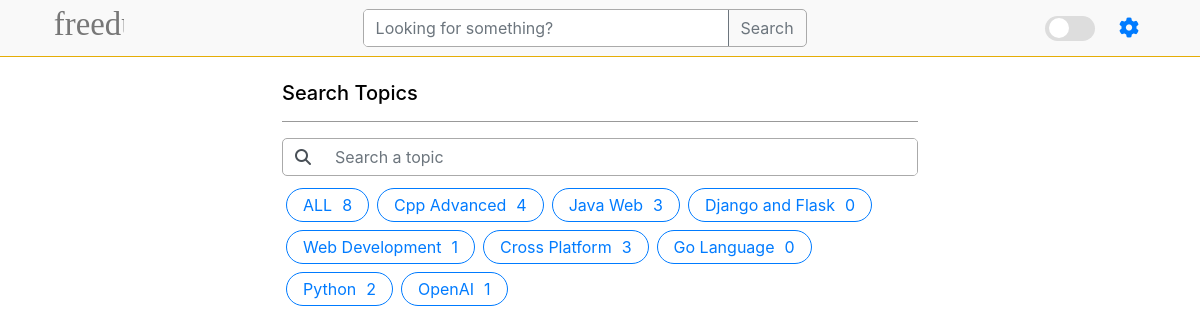
Page /topics/ on the committed database.
### base/models.py (models this page shows, shortened)
class Topic(models.Model):
    name = models.CharField(max_length=200)

### base/views.py (the view)
# urls.py: path('topics/', views.topicsPage, name='topics'),
def topicsPage(request):
    q = request.GET.get('q') if request.GET.get('q') != None else ''
    topics = Topic.objects.filter(name__icontains=q)
    return render(request, 'base/topics.html', {'topics': topics})

### base/templates/base/topics.html (shortened to what this page needs)
{% extends "main.html" %} {% block content %} {% load static %}
<div class="container my-4">
    <div class="container inner-container">
        <h5 class="my-2">Search Topics</h5>
        <hr style="background-color: var(--search-border);">
        <form
            action=""
            method="GET"
            class="d-flex m-0 mb-2"
            role="search"
            style="width: 100%"
        >
            <div
                class="input-group"
                style="
                    border: solid 1px var(--search-border);
                    border-radius: 5px;
                "
            >
                <button
                    class="input-group-text border-0"
                    id="basic-addon1" type="submit"
                    style="background-color: transparent"
                >
                    <i class="fa fa-search" aria-hidden="true"></i
                ></button>
                <input
                    class="form-control my-0"
                    type="search"
                    name="q"
                    placeholder="Search a topic"
                    aria-label="Search"
                    style="
                        background-color: var(--search-color);
                        border-width: 0px;
                        color: var(--text-color);
                    "
                    aria-describedby="button-addon2"
                />
            </div>
        </form>
        <div class="container d-flex flex-wrap p-0 m-0">
            <a
                class="d-flex btn btn-outline-primary px-3 py-1 m-1"
                style="gap: 10px; width: fit-content; border-radius: 20px"
                href="{% url "topics" %}"
            >
                ALL
                <span>{{topics.count}}</span>
            </a>
            {% for topic in topics %}
                <a
                    class="d-flex btn btn-outline-primary px-3 py-1 m-1"
                    style="gap: 10px; border-radius: 20px; width: fit-content"
                    href="{% url "home" %}?q={{topic.name}}"
                >
                {{topic.name}}
                <span>{{topic.room_set.all.count}}</span>
            </a>
            {% endfor %}
        </div>
    </div>
</div>
{% endblock content %}

### static/css/main.css (style rules this page uses)
html { scroll-behavior: smooth;scrollbar-width: none !important; }
body { background-color: white !important; }

### templates/main.html (style rules this page uses)
:root { --bg-color: #ffffff; --text-color: #000000; --toggle-bg: #ddd; --toggle-circle: #fff; --card-color: #fff; --card-border-color: #ddd; --nav-bar: #f9f9f9; --search-color: #fff; --search-border: #aaa; --feed-description: #444; --comment-box: #fff; --comment-box-text: #444; --tag-color: #ffd7b5; }
body { background-color: var(--bg-color); color: var(--text-color); transition: background-color 0.3s, color 0.3s; }

### base/templates/base/topics.html (style rules this page uses)
.inner-container { width: 100%; }
@media screen and (min-width: 768px) { .inner-container { width: 60%; } }

### rows in the picture
Topic: name "Cpp Advanced", room_set.all.count "4"
Topic: name "Java Web", room_set.all.count "3"
Topic: name "Django and Flask", room_set.all.count "0"
Topic: name "Web Development", room_set.all.count "1"
Topic: name "Cross Platform", room_set.all.count "3"
Topic: name "Go Language", room_set.all.count "0"
Topic: name "Python", room_set.all.count "2"
Topic: name "OpenAI", room_set.all.count "1"

### other values in the picture
{{ topics.count }} "8"
